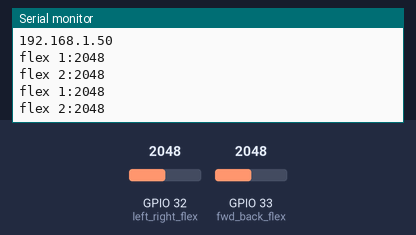
This sketch was run on a simulated ESP32. Shown: the last lines printed to the serial monitor. The test bench sets the inputs (shaded band); at power-on: GPIO 32 (left_right_flex) = 2048, GPIO 33 (fwd_back_flex) = 2048. WiFi joins after 1.5 s; servers stay silent unless stated.

Above: at 2.7 s.
2.8 s: GPIO 32 (left_right_flex) set to 1360
At 4.1 s:
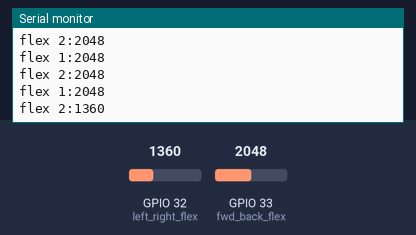
4.3 s: GPIO 33 (fwd_back_flex) set to 1360
At 5.3 s:
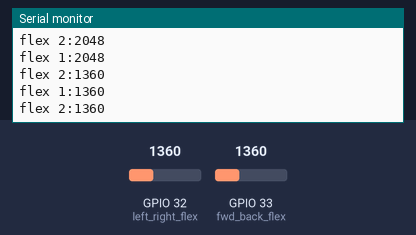
5.8 s: GPIO 32 (left_right_flex) set to 1440
At 7.1 s:
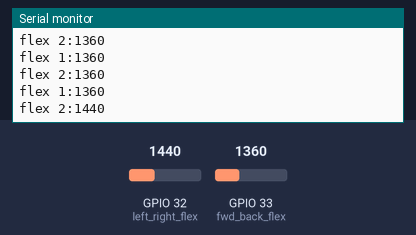
7.3 s: GPIO 33 (fwd_back_flex) set to 1440
At 8.3 s:
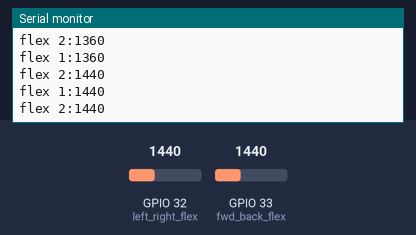
Timing chart, 0 to 9.8 s (numbered marks = the images above; inputs shaded):
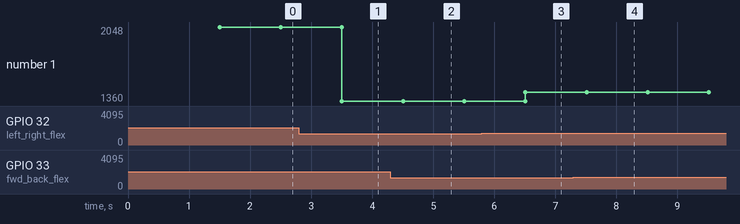

Measured:
- after the input at 2.8 s, the serial monitor: prints a new line after 0.71 s (image 1)
- after the input at 4.3 s, the serial monitor: prints a new line after 0.21 s (image 2)
- after the input at 5.8 s, the serial monitor: prints a new line after 0.71 s (image 3)
- after the input at 7.3 s, the serial monitor: prints a new line after 0.22 s (image 4)
- plotted number 1: 2048 → 1360 after the input at 2.8 s, 1360 → 1440 after the input at 5.8 s

The sketch:

felxWorking.ino
```cpp
//#include <WiFi.h>
//#include <WiFiUdp.h>
//#define flex1 33
//#define flex2 32
//#define flex3 25
//
//#define fwd_limit  900
//#define back_limit 400
//#define left_limit 900
//#define right_limit 1200
//
//const char* ssid = "Mascot";
//const char* password = "12345678";
//
//const char * udpAddress = "192.168.43.129";
//const int udpPort = 1111;
//boolean connected = false;
//WiFiUDP udp;
//IPAddress ip;
//
//void setup() {
//  pinMode(flex1,INPUT);
//    pinMode(flex2,INPUT);
//      pinMode(flex3,INPUT);
//
//  Serial.begin(9600);
//  connectToWiFi();
//
//
//}
//void connectToWiFi(){
//  Serial.println();
//  Serial.println();
//  Serial.print("Connecting to WIFI network");
//  WiFi.begin(ssid, password);
//  while (WiFi.status() != WL_CONNECTED)
//  {
//    delay(500);
//    Serial.print(".");
//  }
//  Serial.println("WiFi connected");
//  ip = WiFi.localIP();
//  udp.begin(ip,udpPort);
//  Serial.println(ip);
//}
//
//void loop() {
//  Serial.print("flex 1:");
//  Serial.println(analogRead(flex1),DEC);
//   Serial.print("flex 2:");
//   Serial.println(analogRead(flex2),DEC);
//    Serial.print("flex 3:");
//    Serial.println(analogRead(flex3),DEC);
//  delay(1000);
//  if(analogRead(flex2)>700){
//    //Serial.println("Threshold_1");
//  }
//
//  // put your main code here, to run repeatedly:
//
//}

#include <WiFi.h>
#include <WiFiUdp.h>

#define fwd_back_flex 33
#define left_right_flex 32


#define fwd_limit  1400
#define back_limit 750
#define left_limit 950
#define right_limit 650

const char* ssid = "Mascot";
const char* password = "mascot123";

const char * udpAddress = "192.168.43.129";
const int udpPort = 1111;
boolean connected = false;
WiFiUDP udp;
IPAddress ip;

void setup() {
  pinMode(fwd_back_flex,INPUT);
  pinMode(left_right_flex,INPUT);
  //pinMode(right_flex,INPUT);
  Serial.begin(115200);
  connectToWiFi();
}

void connectToWiFi(){
  Serial.println();
  Serial.println();
  Serial.print("Connecting to WIFI network");
  WiFi.begin(ssid, password);
  while (WiFi.status() != WL_CONNECTED)
  {
    delay(500);
    Serial.print(".");
  }
  Serial.println("WiFi connected");
  ip = WiFi.localIP();
  udp.begin(ip,udpPort);
  Serial.println(ip);
}

void loop() {

  Serial.print("flex 1:");Serial.println(analogRead(fwd_back_flex),DEC);
  Serial.print("flex 2:");Serial.println(analogRead(left_right_flex),DEC);

  Serial.println();

//  udp.beginPacket(udpAddress,udpPort);
//  udp.printf("Connected");
//  udp.endPacket();

  if(analogRead(fwd_back_flex)>fwd_limit && analogRead(left_right_flex)>left_limit && analogRead(left_right_flex)<right_limit){
    //forward
    udp.beginPacket(udpAddress,udpPort);
    udp.printf("Backward");
    udp.endPacket();
  }
  else if(analogRead(fwd_back_flex)>fwd_limit && analogRead(left_right_flex)>left_limit && analogRead(left_right_flex)>=right_limit){
    //forward left
    udp.beginPacket(udpAddress,udpPort);
    udp.printf("softLeftF");
    udp.endPacket();
  }
  else if(analogRead(fwd_back_flex)>fwd_limit && analogRead(left_right_flex)<=left_limit && analogRead(left_right_flex)<right_limit){
    //forward right
    udp.beginPacket(udpAddress,udpPort);
    udp.printf("softRightF");
    udp.endPacket();
  }
  else if(analogRead(fwd_back_flex)>fwd_limit && analogRead(left_right_flex)<=left_limit && analogRead(left_right_flex)>=right_limit){
    //forward
    udp.beginPacket(udpAddress,udpPort);
    udp.printf("Backward");
    udp.endPacket();
  }

  else if(analogRead(fwd_back_flex)<back_limit && analogRead(left_right_flex)>left_limit && analogRead(left_right_flex)<right_limit){
    //back
    udp.beginPacket(udpAddress,udpPort);
    udp.printf("Forward");
    udp.endPacket();
  }
  else if(analogRead(fwd_back_flex)<back_limit && analogRead(left_right_flex)>left_limit && analogRead(left_right_flex)>=right_limit){
    //back left
    udp.beginPacket(udpAddress,udpPort);
    udp.printf("softLeftB");
    udp.endPacket();
  }
  else if(analogRead(fwd_back_flex)<back_limit && analogRead(left_right_flex)<=left_limit && analogRead(left_right_flex)<right_limit){
    //back right
    udp.beginPacket(udpAddress,udpPort);
    udp.printf("softRightB");
    udp.endPacket();
  }
  else if(analogRead(fwd_back_flex)<back_limit && analogRead(left_right_flex)<=left_limit && analogRead(left_right_flex)>=right_limit){
    //back
    udp.beginPacket(udpAddress,udpPort);
    udp.printf("Forward");
    udp.endPacket();
  }
  else if(analogRead(fwd_back_flex)<=fwd_limit && analogRead(fwd_back_flex)>=back_limit && analogRead(left_right_flex)>left_limit && analogRead(left_right_flex)<right_limit){
    //reset
    udp.beginPacket(udpAddress,udpPort);
    udp.printf("Reset");
    udp.endPacket();
  }
  else if(analogRead(fwd_back_flex)<=fwd_limit && analogRead(fwd_back_flex)>=back_limit && analogRead(left_right_flex)>left_limit && analogRead(left_right_flex)>=right_limit){
    //hard left
    udp.beginPacket(udpAddress,udpPort);
    udp.printf("hardLeft");
    udp.endPacket();
  }
  else if(analogRead(fwd_back_flex)<=fwd_limit && analogRead(fwd_back_flex)>=back_limit && analogRead(left_right_flex)<=left_limit && analogRead(left_right_flex)<right_limit){
    //hard right
    udp.beginPacket(udpAddress,udpPort);
    udp.printf("hardRight");
    udp.endPacket();
  }
  else if(analogRead(fwd_back_flex)<=fwd_limit && analogRead(fwd_back_flex)>=back_limit && analogRead(left_right_flex)<=left_limit && analogRead(left_right_flex)>=right_limit){
    //reset
    udp.beginPacket(udpAddress,udpPort);
    udp.printf("Reset");
    udp.endPacket();
  }
  delay(1000);
}
```
